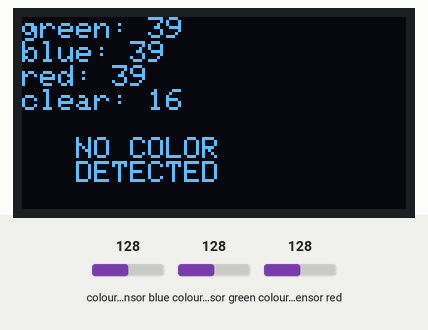
The sketch below on a simulated Arduino Uno, built with avr-gcc and run on an emulated ATmega328P. Shown: 128×64 one-colour display. Wiring (inferred from the names in the program): TCS3200 colour sensor: output pin 8; S2 pin 7; S3 pin 6; S0 pin 5; S1 pin 4. Inputs (shaded band) come from the test bench; at power-on: colour sensor blue 128, colour sensor green 128, colour sensor red 128. What the sketch prints to the serial monitor is not drawn.

Above: at 1.2 s.
1.3 s: colour sensor blue set to 191
At 2.1 s:
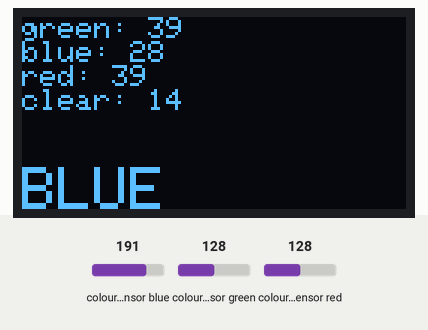
4.3 s: colour sensor green set to 191
At 5.2 s:
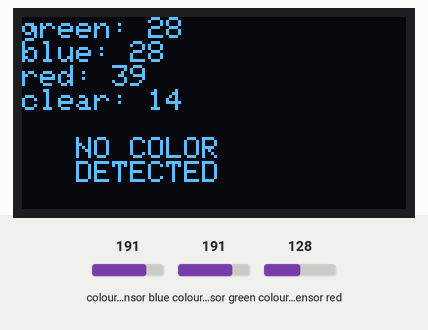
6.9 s: colour sensor red set to 250
At 8.2 s:
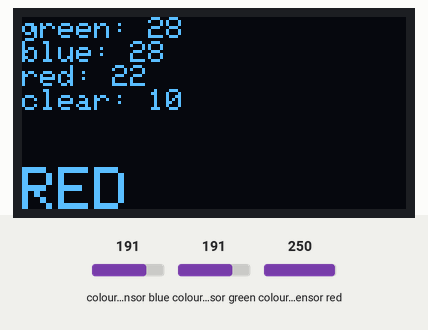
9.9 s: colour sensor blue set to 250
At 10.8 s:
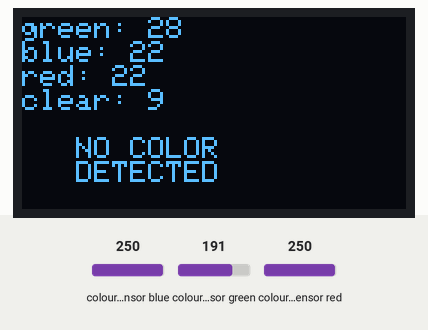
12.9 s: colour sensor green set to 5
At 13.72 s:
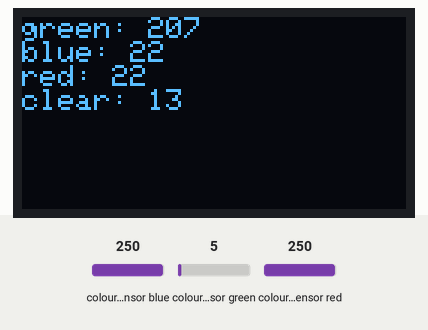
Timing chart, 0 to 15.9 s (numbered marks = the images above; inputs shaded):
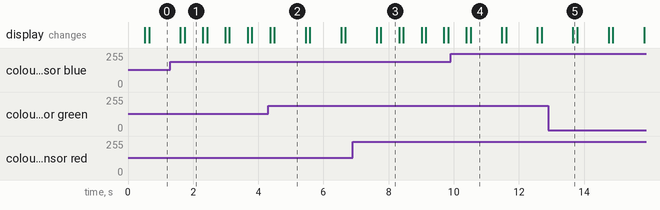

The sketch:

TCS3200_Test.ino
```cpp
#include <SPI.h>
#include <Wire.h>
#include <Adafruit_GFX.h>
#include <Adafruit_SSD1306.h>

//TCS3200
#define SENSOR_S0 5
#define SENSOR_S1 4
#define SENSOR_S2 7
#define SENSOR_S3 6
#define SENSOR_OUT 8

// Stores frequency read by the photodiodes
unsigned long red = 0;
unsigned long green = 0;
unsigned long blue = 0;
unsigned long nofilter = 0;

//Display
#define SCREEN_WIDTH 128 // OLED display width, in pixels
#define SCREEN_HEIGHT 64 // OLED display height, in pixels

// Declaration for an SSD1306 display connected to I2C (SDA, SCL pins)
#define OLED_RESET     4 // Reset pin # (or -1 if sharing Arduino reset pin)
Adafruit_SSD1306 display(SCREEN_WIDTH, SCREEN_HEIGHT, &Wire, OLED_RESET);

void setup(){
   Serial.begin(9600); //BaudRate

    //TCS3200 I/O
    pinMode(SENSOR_S0, OUTPUT);
    pinMode(SENSOR_S1, OUTPUT);
    pinMode(SENSOR_S2, OUTPUT);
    pinMode(SENSOR_S3, OUTPUT);
    pinMode(SENSOR_OUT, INPUT);

    // Setting frequency-scaling to 20%
    digitalWrite(SENSOR_S0, HIGH);
    digitalWrite(SENSOR_S1, LOW);

    if(!display.begin(SSD1306_SWITCHCAPVCC, 0x3C)) { // Address 0x3D for 128x64
      Serial.println(F("SSD1306 allocation failed"));
      for(;;); // Don't proceed, loop forever
    }

  // Show initial display buffer contents on the screen --
  // the library initializes this with an Adafruit splash screen.
//  display.display();
//  delay(2000); // Pause for 2 seconds

  // display.display() is NOT necessary after every single drawing command,
  // unless that's what you want...rather, you can batch up a bunch of
  // drawing operations and then update the screen all at once by calling
  // display.display(). These examples demonstrate both approaches...

display.clearDisplay();                 // Löschen Display
display.setTextSize(1);                 // Schriftgröße 1
display.setTextColor(WHITE);
display.setCursor(20, 20);               // Cursor in der ersten Zeile auf die 10. Stelle gehen ...
display.println("TCS3200 Test");      // ... und dort Text ausgeben
display.display();                      // Die vorherigen 5 Befehle für Textausgabe verarbeiten und an das Display geben.
}

void color() {
  // Setting RED (R) filtered photodiodes to be read
  digitalWrite(SENSOR_S2,LOW);
  digitalWrite(SENSOR_S3,LOW);
  // Reading the output frequency
  red = pulseIn(SENSOR_OUT, LOW);
  delay(10);

  // Setting GREEN (G) filtered photodiodes to be read
  digitalWrite(SENSOR_S2,HIGH);
  digitalWrite(SENSOR_S3,HIGH);
  // Reading the output frequency
  green = pulseIn(SENSOR_OUT, LOW);
  delay(10);

  // Setting BLUE (B) filtered photodiodes to be read
  digitalWrite(SENSOR_S2,LOW);
  digitalWrite(SENSOR_S3,HIGH);
  // Reading the output frequency
  blue = pulseIn(SENSOR_OUT, LOW);
  delay(10);
}

void loop(){
  //TCS3200 START
  // Setting RED (R) filtered photodiodes to be read
  digitalWrite(SENSOR_S2,LOW);
  digitalWrite(SENSOR_S3,LOW);

  // Reading the output frequency
  red = pulseIn(SENSOR_OUT, LOW);

   // Printing the RED (R) value
  Serial.print("R = ");
  Serial.print(red);
  delay(100);

  // Setting GREEN (G) filtered photodiodes to be read
  digitalWrite(SENSOR_S2,HIGH);
  digitalWrite(SENSOR_S3,HIGH);

  // Reading the output frequency
  green = pulseIn(SENSOR_OUT, LOW);

  // Printing the GREEN (G) value
  Serial.print(" G = ");
  Serial.print(green);
  delay(100);

  // Setting BLUE (B) filtered photodiodes to be read
  digitalWrite(SENSOR_S2,LOW);
  digitalWrite(SENSOR_S3,HIGH);

  // Reading the output frequency
  blue = pulseIn(SENSOR_OUT, LOW);

  // Printing the BLUE (B) value
  Serial.print(" B = ");
  Serial.println(blue);
  delay(100);

 // Setting CLEAR (C) filtered photodiodes to be read
  digitalWrite(SENSOR_S2,HIGH);
  digitalWrite(SENSOR_S3,LOW);

  // Reading the output frequency
  nofilter = pulseIn(SENSOR_OUT, LOW);

  // Printing the BLUE (B) value
  Serial.print(" Clear = ");
  Serial.println(nofilter);
  delay(100);

  color();

  display.clearDisplay();                 // Löschen Display
  display.setTextSize(1);                 // Schriftgröße 1
  display.setTextColor(WHITE);
  display.setCursor(0, 0);               // Cursor in der ersten Zeile auf die 10. Stelle gehen ...
  display.print("green: ");
  display.println(green);
  display.print("blue: ");
  display.println(blue);
  display.print("red: ");
  display.println(red);
  display.print("clear: ");
  display.println(nofilter);
  display.display();
  delay(100);

  //display.clearDisplay();
  display.setTextSize(2);
  //display.setTextColor(WHITE);
  //display.setCursor(0,0);
   if(red<blue && red<green && red<40){
      display.setCursor(0,50);
      display.print("RED");
      display.display();
      delay(100);
   }
   else if(blue < red && blue < green) {
      display.setCursor(0,50);
      display.print("BLUE");
      display.display();
      delay(100);
   }
   else if (green < red && green < blue) {
      display.setCursor(0,50);
      display.print("GREEN");
      display.display();
      delay(100);
   }
   else {
      display.setCursor(0,40);
      display.setTextSize(1);
      display.println("   NO COLOR   ");
      display.println("   DETECTED   ");
      display.display();//////??????
      delay(500);
  }
}
```

Measured:
- after the input at 1.3 s, the display: first changes after 0.31 s (image 1 shows a later state)
- after the input at 4.3 s, the display: first changes after 0.06 s (image 2 shows a later state)
- after the input at 6.9 s, the display: first changes after 0.73 s (image 3 shows a later state)
- after the input at 9.9 s, the display: first changes after 0.49 s (image 4 shows a later state)
- after the input at 12.9 s, the display: changes after 0.76 s (image 5)
- what the display in image 1 shows lasts 0.6 s, from 1.7 s to 2.3 s
- what the display in image 2 shows lasts 1.0 s, from 4.5 s to 5.5 s
